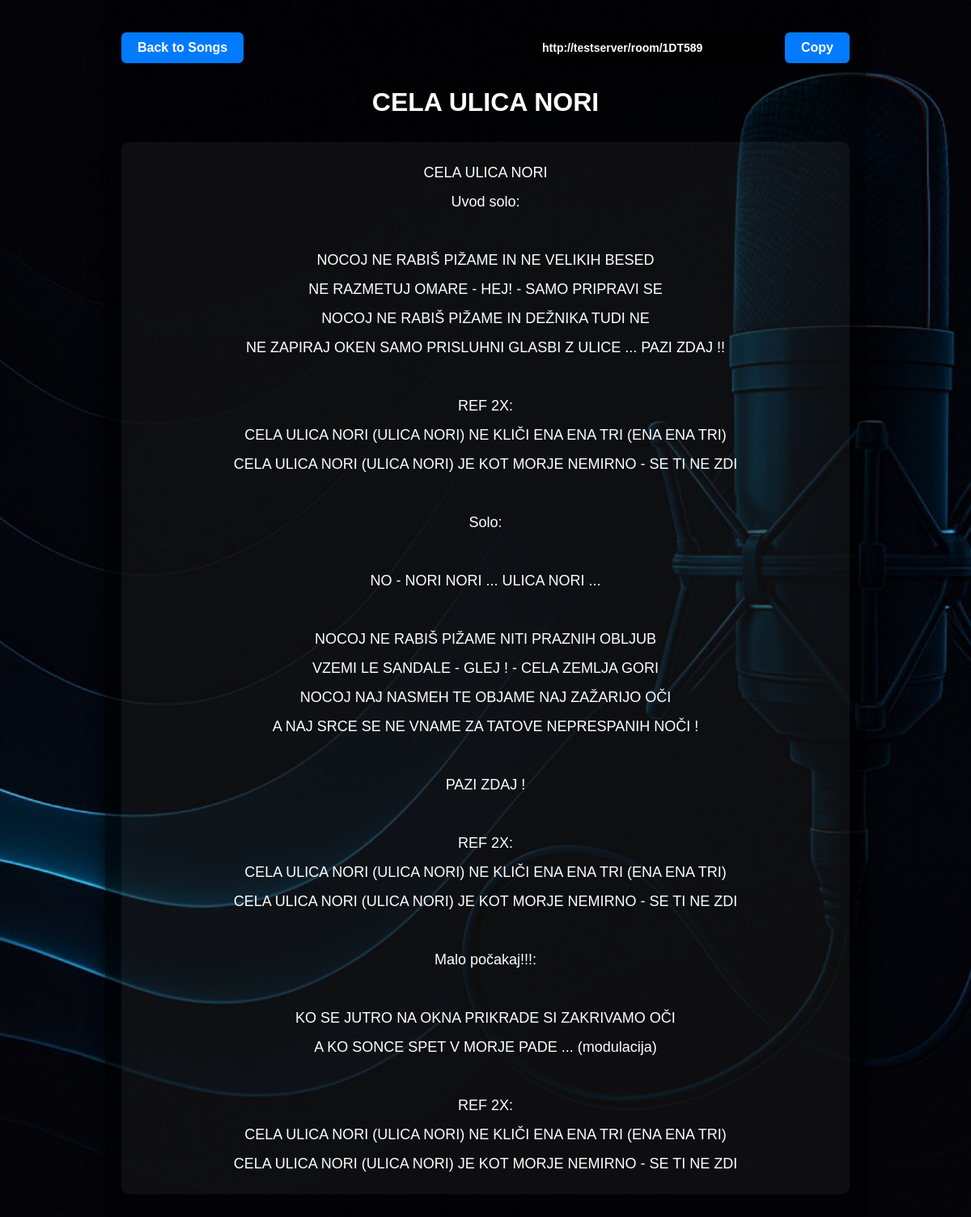
Screenshot of /room/1DT589 (signed in) with the database file from the repository.
### main.py (models this page shows)
class Song(db.Model):
    id = db.Column(db.Integer, primary_key=True)
    title = db.Column(db.String(100))
    lyrics = db.Column(db.Text)
    likes = db.Column(db.Integer, default=0)
    user_id = db.Column(db.Integer, db.ForeignKey('user.id'))

### main.py (the view)
@app.route('/room/<code>')
@login_required
def room(code):
    room = Room.query.filter_by(code=code).first_or_404()
    song = Song.query.get_or_404(room.current_song_id)
    songs = [
        {
            'id': s.id,
            'title': s.title,
            'lyrics': s.lyrics
        } for s in Song.query.all()
    ]
    return render_template('room.html', room=room, current_song=song, song=song, songs=songs, public=False)

### main.py (called while the page is built)
@login_manager.user_loader
def load_user(id):
    return User.query.get(int(id))

### templates/room.html (shortened to what this page needs)
{% extends "base.html" %}
{% block content %}
<div class="container room-content">
    <div class="top-bar">
        <a href="{{ url_for('songs') }}" class="btn btn-primary">Back to Songs</a>
        <div class="share-group">
            <input type="text" id="share-link" value="{{ request.url }}" readonly>
            <button onclick="copyLink()" class="btn btn-success">Copy</button>
        </div>
    </div>
    <div class="lyrics-box">
        <h1 class="song-title">{{ current_song.title }}</h1>
        <div class="lyrics-body">{{ current_song.lyrics }}</div>
    </div>
</div>
{% endblock %}

### static/css/style.css (style rules this page uses)
body { font-family: Arial, sans-serif; margin: 0; padding: 0; background-image: url("../Slika-login.jpg"); background-size: cover; background-repeat: no-repeat; background-position: center; background-attachment: fixed; color: white; }
.btn, .song-button, .back-button, button { padding: 10px 20px; border: none; border-radius: 8px; background: #007bff; color: white; cursor: pointer; font-size: 16px; transition: background-color 0.3s ease-in-out; }

### rows the page displays
Song: title "CELA ULICA NORI", lyrics "CELA ULICA NORI Uvod solo: NOCOJ NE RABIŠ PIŽAME IN NE VELIKIH BESED NE RAZMETUJ OMARE - HEJ! - SAMO PRIPRAVI SE NOCOJ NE RABIŠ PIŽAME IN DEŽNIKA TUDI NE NE ZAPIRAJ OKEN SAMO PRISLUHNI GLASBI Z ULICE ... PAZI ZDAJ !! REF 2X: CELA ULICA NORI (ULICA NORI) NE KLIČI ENA ENA TRI (ENA ENA TRI) CELA ULICA NORI (ULICA NORI) JE KOT MORJE NEMIRNO - SE TI NE ZDI Solo: NO - NORI NORI ... ULICA NORI ... NOCOJ NE RABIŠ PIŽAME NITI PRAZNIH OBLJUB VZEMI LE SANDALE - GLEJ ! - CELA ZEMLJA GORI NOCOJ NAJ NASMEH TE OBJAME NAJ ZAŽARIJO OČI A NAJ SRCE SE NE VNAME ZA TATOVE NEPRESPANIH NOČI ! PAZI ZDAJ ! REF 2X: CELA ULICA NORI (ULICA NORI) NE KLIČI ENA ENA TRI (ENA ENA TRI) CELA ULICA NORI (ULICA NORI) JE KOT…"
